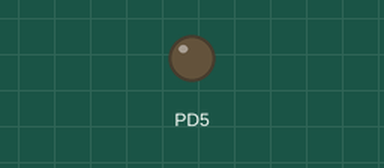
This program was run on a simulated ATmega328P, built with avr-gcc and emulated at 16 MHz (the files do not name the chip). Parts: output pins drawn as LEDs (lit = HIGH).

Above: at 2.0 s.
At 6.2 s:
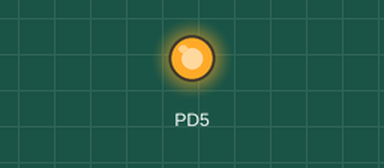
Timing chart, 0 to 10.9 s (numbered marks = the images above):
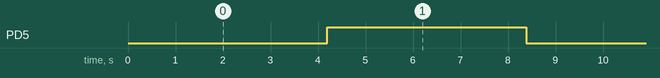

The program:

main.c
```c
/*
 * ledblink.c
 *
 * Created: 10/1/2022 6:58:45 PM
 * Author : ypurs
 */

#include<avr/io.h>
#define F_CPU 16000000UL               //Define CPU clock
#include <util/delay.h>
#include<avr/interrupt.h>

int main (void)
{


	 TIMSK1=1<<TCNT1;
	 TCCR1B=1<<CS02|0<<CS01|1<<CS00;


	 DDRD = 1<<5;

	while(1)
	{
	 sei(); //enable interrupt


	}


}

ISR(TIMER1_OVF_vect)
{

	PORTD=~PORTD;
	cli();
}
```

Measured:
- by itself, PD5: alternates HIGH for 4.2 s and LOW for 4.2 s
